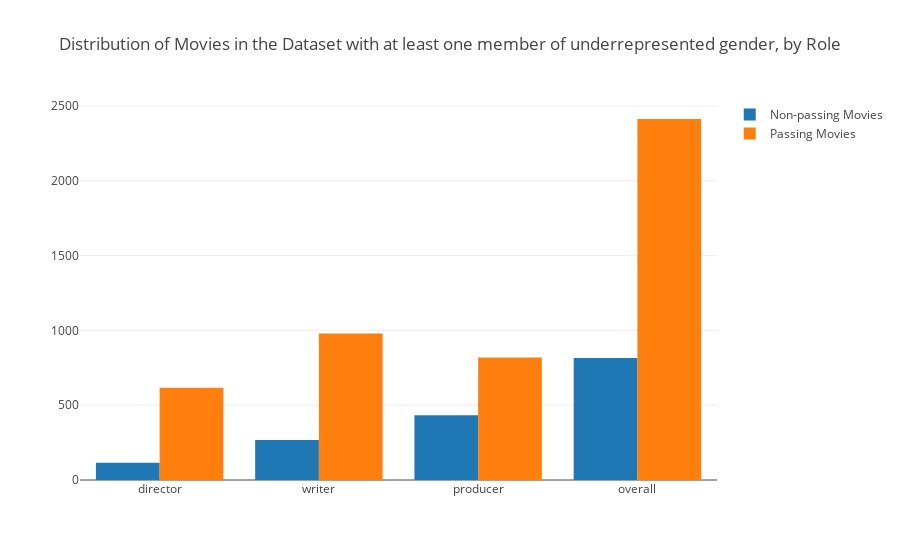

Notebook source saved alongside this figure:
### Code cell
trace0 = go.Bar(
    x=[col for col in gender_columns],
    y=[val for val in bechdel_df.groupby('passing')[gender_columns].sum().values[0]],
    name='Non-passing Movies'
)

trace1 = go.Bar(
    x=[col for col in gender_columns],
    y=[val for val in bechdel_df.groupby('passing')[gender_columns].sum().values[1]],
    name='Passing Movies'
)
data = [trace0, trace1]    

layout = go.Layout(
    title="Distribution of Movies in the Dataset with at least one member of underrepresented gender, by Role",
    barmode=('group')
)

fig = go.Figure(data=data, layout=layout)
iplot(fig)

### Figure 1 — Plotly figure (JSON) as saved in the notebook; plotly's stock layout.template omitted (floating-point values rounded to 4 significant figures)
{"data": [{"name": "Non-passing Movies", "type": "bar", "uid": "214fcc13-e6af-48a0-ad71-b3fe840bb558", "x": ["director", "writer", "producer", "overall"], "y": [116, 268, 432, 816]}, {"name": "Passing Movies", "type": "bar", "uid": "312d79ae-997a-4556-a051-7a20c1104462", "x": ["director", "writer", "producer", "overall"], "y": [616, 979, 818, 2413]}], "layout": {"autosize": true, "barmode": "group", "title": {"text": "Distribution of Movies in the Dataset with at least one member of underrepresented gender, by Role"}, "xaxis": {"autorange": true, "range": [-0.5, 3.5], "type": "category"}, "yaxis": {"autorange": true, "range": [0, 2540], "type": "linear"}}}
